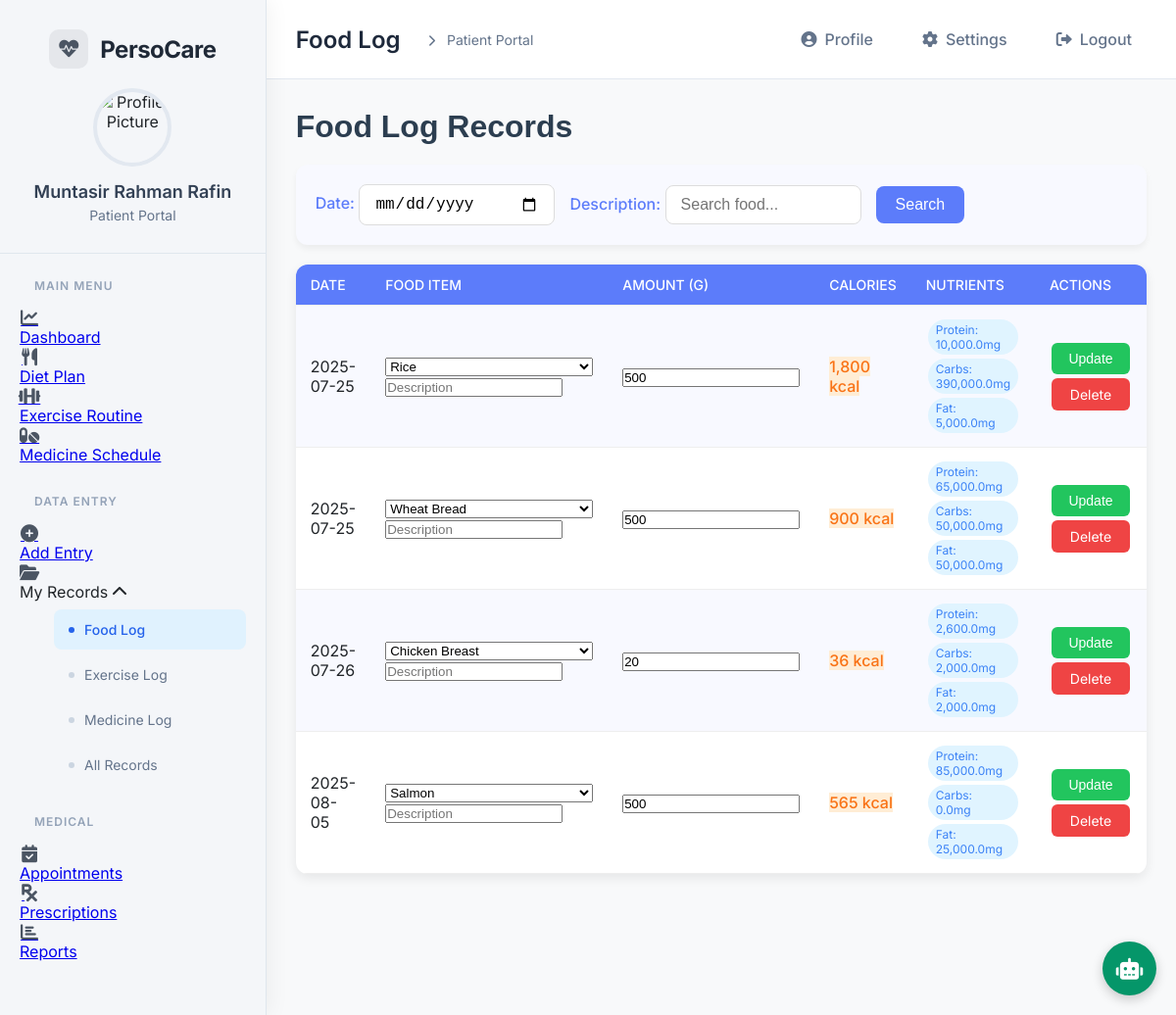
/Patient/patient_home.php?page=foodlog (signed in), run on the app's committed database.
### tables this page shows
CREATE TABLE `food_logs` (
  `id` int(11) NOT NULL,
  `user_id` int(11) NOT NULL,
  `food_id` int(11) NOT NULL,
  `log_date` date NOT NULL,
  `amount_in_grams` float NOT NULL,
  `calculated_calorie` float NOT NULL,
  `media_path` varchar(255) DEFAULT NULL,
  `description` text DEFAULT NULL
);

CREATE TABLE `food_datapg` (
  `id` int(11) NOT NULL,
  `food_name` varchar(100) NOT NULL,
  `protein_mg_pg` float NOT NULL,
  `carb_mg_pg` float NOT NULL,
  `fat_mg_pg` float NOT NULL,
  `vitamin_mg_pg` float NOT NULL,
  `mineral_mg_pg` float NOT NULL,
  `water_mg_pg` float NOT NULL,
  `calorie_per_g` float NOT NULL
);

### Patient/patient_foodlog.php (the view, shortened to what this page needs)
<?php
require_once '../dbPC.php';
$user_id = $_SESSION['user_id'];
$searchDate = $_GET['date'] ?? '';
$searchDesc = $_GET['description'] ?? '';
$query = "SELECT f.id, f.log_date, f.description, f.amount_in_grams, f.calculated_calorie,
                 fd.food_name, fd.protein_mg_pg, fd.carb_mg_pg, fd.fat_mg_pg
          FROM food_logs f
          JOIN food_datapg fd ON f.food_id = fd.id
          WHERE f.user_id = ?";
$params = [$user_id];
$stmt = $conn->prepare($query);
$stmt->execute($params);
$logs = $stmt->fetchAll(PDO::FETCH_ASSOC);
$foods = $conn->query("SELECT * FROM food_datapg")->fetchAll(PDO::FETCH_ASSOC);
?>
<h1>Food Log Records</h1>
<form method="get" class="search">
  <div>
    <label>Date:</label>
    <input type="date" name="date" value="<?= htmlspecialchars($searchDate) ?>">
  </div>
  <div>
    <label>Description:</label>
    <input type="text" name="description" value="<?= htmlspecialchars($searchDesc) ?>" placeholder="Search food...">
  </div>
  <div>
    <button type="submit">Search</button>
  </div>
</form>
<table>
  <tr>
    <th>Date</th>
    <th>Food Item</th>
    <th>Amount (g)</th>
    <th>Calories</th>
    <th>Nutrients</th>
    <th>Actions</th>
  </tr>
  <?php foreach ($logs as $log): ?>
    <tr>
      <form method="post" class="inline-edit">
        <td><?= htmlspecialchars($log['log_date']) ?></td>
        <td>
          <select name="food_id">
            <?php foreach ($foods as $food): ?>
              <option value="<?= $food['id'] ?>" <?= $food['id'] == $log['id'] ? 'selected' : '' ?>>
                <?= htmlspecialchars($food['food_name']) ?>
              </option>
            <?php endforeach; ?>
          </select>
          <input type="text" name="description" value="<?= htmlspecialchars($log['description']) ?>" placeholder="Description">
        </td>
        <td>
          <input type="number" name="amount" value="<?= $log['amount_in_grams'] ?>" min="1" step="1">
        </td>
        <td>
          <span class="calories-badge"><?= number_format($log['calculated_calorie']) ?> kcal</span>
        </td>
        <td>
          <span class="nutrient-badge">Protein: <?= number_format($log['protein_mg_pg'] * $log['amount_in_grams'], 1) ?>mg</span>
          <span class="nutrient-badge">Carbs: <?= number_format($log['carb_mg_pg'] * $log['amount_in_grams'], 1) ?>mg</span>
          <span class="nutrient-badge">Fat: <?= number_format($log['fat_mg_pg'] * $log['amount_in_grams'], 1) ?>mg</span>
        </td>
        <td>
          <button type="submit" class="action-btn btn-update">Update</button>
          <a href="?page=foodlog&delete=<?= $log['id'] ?>" class="action-btn btn-delete" onclick="return confirm('Are you sure you want to delete this food log?')">Delete</a>
        </td>
      </form>
    </tr>
  <?php endforeach; ?>
</table>

### Patient/patient_home.php (style rules this page uses)
* { margin: 0; padding: 0; box-sizing: border-box; }
body { font-family: 'Inter', sans-serif; display: flex; min-height: 100vh; background: #f8f9fa; color: #212529; }

### Patient/patient_foodlog.php (style rules this page uses)
h1 { margin-bottom: 20px; font-family: Arial, sans-serif; color: #2c3e50; }
form.search { display: flex; flex-wrap: wrap; gap: 15px; margin-bottom: 20px; align-items: center; background: #f8f9ff; padding: 20px; border-radius: 12px; box-shadow: 0 4px 6px rgba(0,0,0,0.05); }
form.search label { font-weight: 500; color: #5c7cfa; min-width: 100px; }
form.search input, form.search select { padding: 10px 15px; border: 1px solid #ddd; border-radius: 8px; font-size: 16px; width: 200px; background: white; }
form.search button { background: #5c7cfa; color: white; border: none; border-radius: 8px; padding: 10px 20px; cursor: pointer; font-size: 16px; transition: all 0.3s ease; }
table { width: 100%; border-collapse: collapse; background: white; border-radius: 12px; overflow: hidden; box-shadow: 0 4px 12px rgba(0,0,0,0.08); }
th, td { padding: 12px 15px; text-align: left; border-bottom: 1px solid #eee; }
th { background-color: #5c7cfa; color: white; font-weight: 500; text-transform: uppercase; font-size: 14px; }
tr:nth-child(even) { background-color: #f8f9ff; }
.action-btn { padding: 8px 12px; border: none; border-radius: 6px; color: white; cursor: pointer; font-size: 14px; display: inline-block; text-align: center; text-decoration: none; transition: all 0.2s ease; margin: 2px; }
.btn-update { background-color: #22c55e; width: 80px; }
.btn-delete { background-color: #ef4444; width: 80px; }
.nutrient-badge { display: inline-block; padding: 3px 8px; border-radius: 20px; font-size: 12px; margin: 2px; background: #e0f4ff; color: #3b82f6; }
.calories-badge { background: #ffedd5; color: #f97316; font-weight: 500; }

### data on the page
food_logs: log_date "2025-07-25", food_id "Rice", amount "500", calculated_calorie "1,800", $log['protein_mg_pg'] * $log['amount_in_grams'] "10,000.0", $log['carb_mg_pg'] * $log['amount_in_grams'] "390,000.0", $log['fat_mg_pg'] * $log['amount_in_grams'] "5,000.0"
food_logs: log_date "2025-07-25", food_id "Wheat Bread", amount "500", calculated_calorie "900", $log['protein_mg_pg'] * $log['amount_in_grams'] "65,000.0", $log['carb_mg_pg'] * $log['amount_in_grams'] "50,000.0", $log['fat_mg_pg'] * $log['amount_in_grams'] "50,000.0"
food_logs: log_date "2025-07-26", food_id "Chicken Breast", amount "20", calculated_calorie "36", $log['protein_mg_pg'] * $log['amount_in_grams'] "2,600.0", $log['carb_mg_pg'] * $log['amount_in_grams'] "2,000.0", $log['fat_mg_pg'] * $log['amount_in_grams'] "2,000.0"
food_logs: log_date "2025-08-05", food_id "Salmon", amount "500", calculated_calorie "565", $log['protein_mg_pg'] * $log['amount_in_grams'] "85,000.0", $log['carb_mg_pg'] * $log['amount_in_grams'] "0.0", $log['fat_mg_pg'] * $log['amount_in_grams'] "25,000.0"

### other printed values
$_SESSION['name'] "Muntasir Rahman Rafin"
$page_titles[$page] "Food Log"
